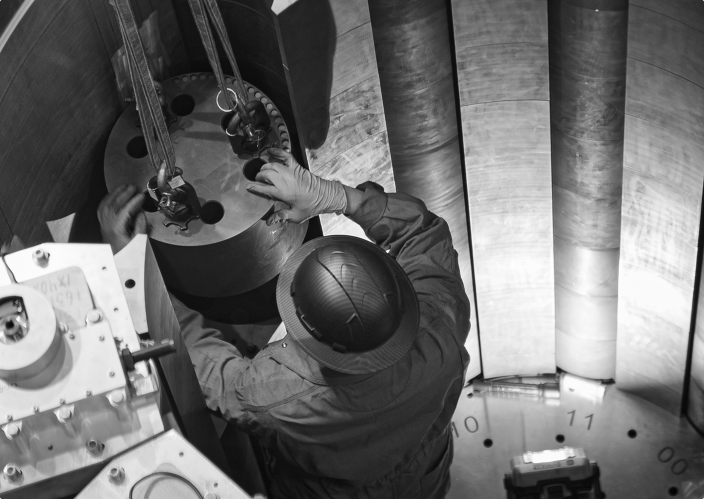
#> input picture src/lib/assets/images/article/article-inline.jpg, 1408 x 998 px (shown at 1/2 size)
$ python trace-line-drawing.py ../src/lib/assets/images/article/article-inline.jpg out.png
#> lines starting #> are read from the running program, lines starting #| are printed output that depends on the picture; after the words box and inside, x2 and y2 are one past the last pixel; in counts of white or black regions, pixels touching at a corner belong together
#!/usr/bin/env python3
"""
Trace a line drawing (dark lines on white) into an SVG of stroked paths, so
it can be drawn on line by line (DrawSVG).

Fills would trace the outline of every line, twice; this traces their
centres instead: the lines are thresholded, thinned to one pixel
(Zhang-Suen), and the thinned pixels walked into polylines between their
ends and junctions, then simplified.

    python3 scripts/trace-line-drawing.py in.png out.svg [--threshold 225] [--scale 3] [--epsilon 0.7] [--min 3]
"""
import argparse
import cv2
import numpy as np


def thin(img):
    """Zhang-Suen thinning of a 0/1 image."""
    img = img.copy().astype(np.uint8)
    while True:
        changed = False
        for step in (0, 1):
            p = np.pad(img, 1)
            # Neighbours P2..P9, clockwise from north.
            n = [p[:-2, 1:-1], p[:-2, 2:], p[1:-1, 2:], p[2:, 2:], p[2:, 1:-1], p[2:, :-2], p[1:-1, :-2], p[:-2, :-2]]
            b = sum(x.astype(np.int32) for x in n)
            a = sum(((n[i] == 0) & (n[(i + 1) % 8] == 1)).astype(np.int32) for i in range(8))
            if step == 0:
                c = (n[0] * n[2] * n[4] == 0) & (n[2] * n[4] * n[6] == 0)
            else:
                c = (n[0] * n[2] * n[6] == 0) & (n[0] * n[4] * n[6] == 0)
            m = (img == 1) & (b >= 2) & (b <= 6) & (a == 1) & c
            if m.any():
                img[m] = 0
                changed = True
        if not changed:
            return img


OFFSETS = [(-1, 0), (-1, 1), (0, 1), (1, 1), (1, 0), (1, -1), (0, -1), (-1, -1)]


def trace(skel):
    """Walk the one-pixel lines into polylines of (x, y)."""
    h, w = skel.shape
    on = set(zip(*np.nonzero(skel)))

    def neighbours(p):
        # A diagonal step that a two-step corner already covers is dropped:
        # otherwise every corner of a line reads as a junction, and the
        # lines break into scraps there.
        y, x = p
        out = []
        for dy, dx in OFFSETS:
            q = (y + dy, x + dx)
            if q not in on:
                continue
            if dy and dx and ((y + dy, x) in on or (y, x + dx) in on):
                continue
            out.append(q)
        return out

    degree = {p: len(neighbours(p)) for p in on}
    nodes = {p for p, d in degree.items() if d != 2}
    seen = set()  # visited edges, as frozensets of two pixels
    lines = []

    def walk(start, nxt):
        path = [start, nxt]
        seen.add(frozenset((start, nxt)))
        prev, cur = start, nxt
        while cur not in nodes:
            step = [q for q in neighbours(cur) if q != prev and frozenset((cur, q)) not in seen]
            if not step:
                break
            prev, cur = cur, step[0]
            seen.add(frozenset((prev, cur)))
            path.append(cur)
            if cur == start:
                break
        return path

    for n in nodes:
        for q in neighbours(n):
            if frozenset((n, q)) not in seen:
                lines.append(walk(n, q))
    # Closed loops with no ends or junctions.
    for p in on:
        for q in neighbours(p):
            if frozenset((p, q)) not in seen:
                lines.append(walk(p, q))
    return [[(x, y) for y, x in line] for line in lines]


def main():
    ap = argparse.ArgumentParser()
    ap.add_argument('src')
    ap.add_argument('out')
    ap.add_argument('--threshold', type=int, default=225, help='Darker than this is line (0-255): faint grey lines count.')
    ap.add_argument('--long', type=float, default=0.08, help='Share of lines, longest first, drawn as outlines.')
    ap.add_argument('--medium', type=float, default=0.35, help='Share of lines, longest first, drawn by the end of the shapes pass.')
    ap.add_argument('--bands', type=int, nargs=3, default=[0, 32, 24], help='Bands across the sheet each pass is merged into.')
    ap.add_argument('--ink', type=float, default=0.45, help='Darkness that counts as full black (0-1).')
    ap.add_argument('--boost', type=float, default=3, help='How much faint lines are darkened before the threshold.')
    ap.add_argument('--scale', type=int, default=3, help='Upsample first, so hairlines thin cleanly.')
    ap.add_argument('--epsilon', type=float, default=0.7, help='Simplification tolerance, px.')
    ap.add_argument('--min', type=float, default=3, help='Drop lines shorter than this, px.')
    args = ap.parse_args()

    img = cv2.imread(args.src, cv2.IMREAD_UNCHANGED)
#> img is the input picture: shape (998, 1408, 3); min 1, max 255, mean 109.9
    if img.ndim == 3 and img.shape[2] == 4:
        # Transparent counts as paper.
        alpha = img[:, :, 3:4] / 255.0
        img = (img[:, :, :3] * alpha + 255 * (1 - alpha)).astype(np.uint8)
    gray = cv2.cvtColor(img, cv2.COLOR_BGR2GRAY) if img.ndim == 3 else img
    h, w = gray.shape
#> h = 998; w = 1408
    k = args.scale
    # Faint hairlines are paler than the threshold once antialiased: darken
    # every line by its local contrast first (a black top-hat), so the pale
    # ones count as well as the dark ones.
    contrast = cv2.morphologyEx(255 - gray, cv2.MORPH_TOPHAT, np.ones((7, 7), np.uint8))
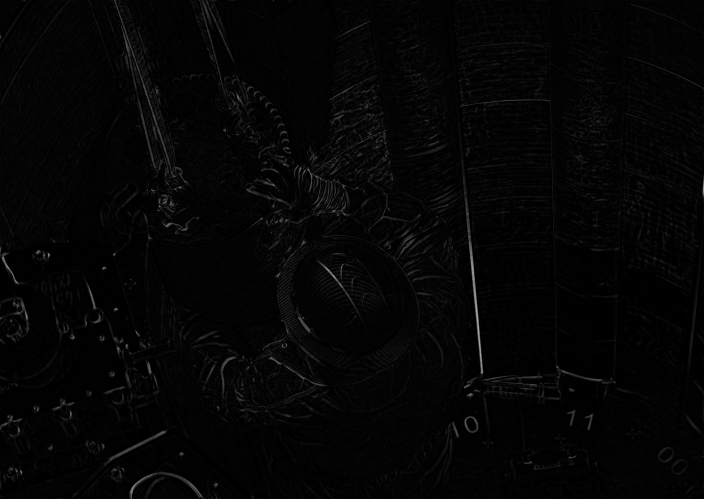
#> contrast: shape (998, 1408) (shown at 1/2 size); min 0, max 176, mean 4.6
    original = gray.copy()
    gray = np.clip(255 - contrast.astype(np.int32) * args.boost, 0, 255).astype(np.uint8)
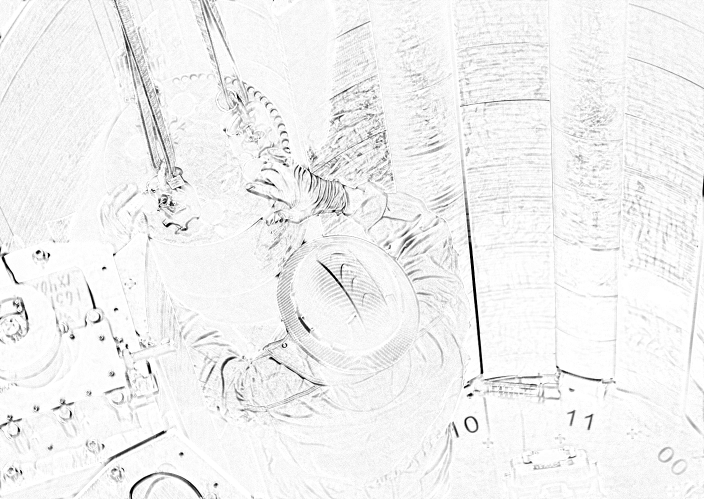
#> gray: shape (998, 1408) (shown at 1/2 size); min 0, max 255, mean 241.3
    big = cv2.resize(gray, (w * k, h * k), interpolation=cv2.INTER_CUBIC)
    lines = trace(thin((big < args.threshold).astype(np.uint8)))
#> in thin, `img = img.copy().astype(np.uint8)`:
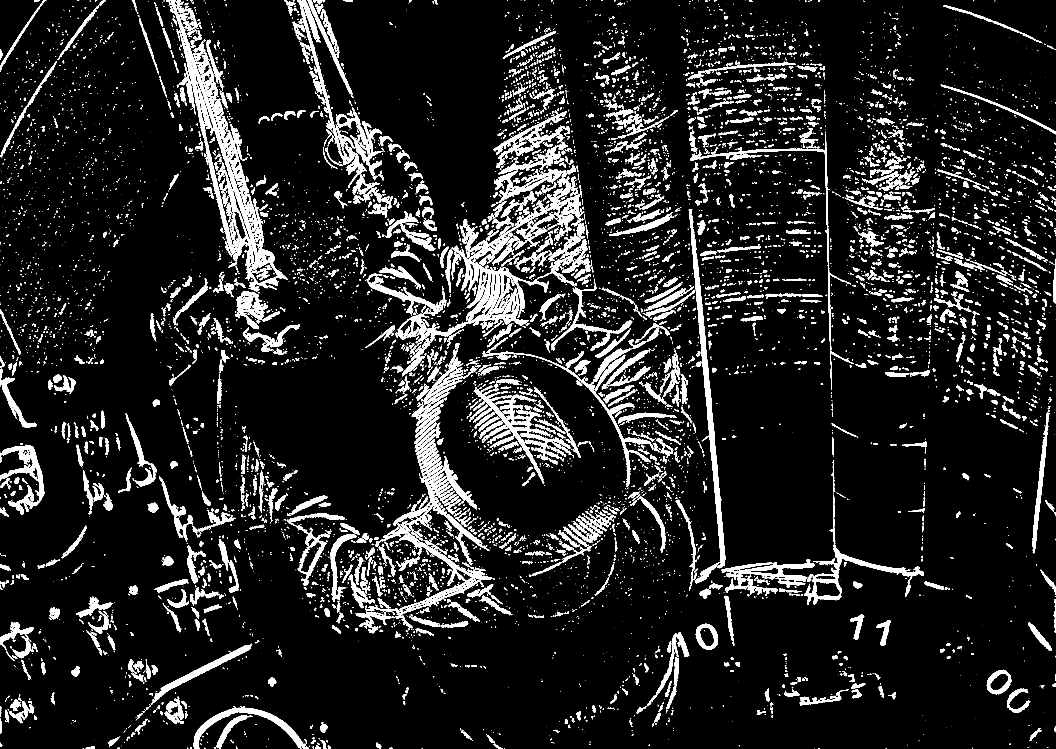
#> img: shape (2994, 4224) (shown at 1/4 size); values 0 (black) and 1 (white), 10% white; 9466 white regions (5770 under 20 px), largest, box (x1, y1, x2, y2) and area: (1626, 675, 2327, 1366) 79748, (676, 0, 1152, 1166) 72081, (1501, 1825, 1969, 2453) 38947
#> after the loop in thin, `while True:`:
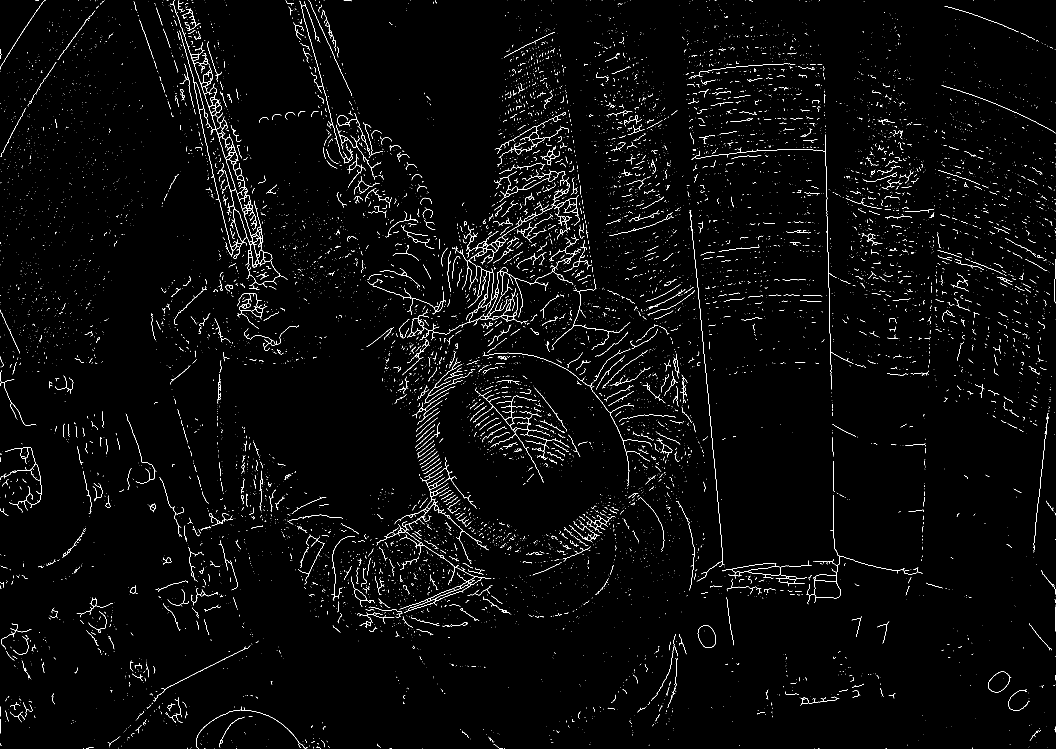
#> img: shape (2994, 4224) (shown at 1/4 size); values 0 (black) and 1 (white), 1.2% white in thin lines or dots
#> in trace, `h, w = skel.shape`: h = 2994; w = 4224
#> in trace, `on = set(zip(*np.nonzero(skel)))`: on = 152955 items
#> after the loop in neighbours, `for dy, dx in OFFSETS:`: out = [(1156, 2692), (1157, 2690)]
#> the loop in neighbours (call 2), `for dy, dx in OFFSETS:` made 8 passes
#> q on passes 1 to 8: (867, 2588), (867, 2589), (868, 2589), (869, 2589), (869, 2588), (869, 2587), (868, 2587), (867, 2587)
#> in trace, `degree = {p: len(neighbours(p)) for p in on}`: degree = 152955 items
#> in trace, `nodes = {p for p, d in degree.items() if d != 2}`: nodes = 19472 items
#> in walk, `path = [start, nxt]`: path = [(2138, 2378), (2137, 2378)]
#> in walk, `prev, cur = start, nxt`: prev = (2138, 2378); cur = (2137, 2378)
#> the loop in walk, `while cur not in nodes:` made 19 passes
#> cur on passes 1 to 12: (2136, 2377), (2135, 2377), (2134, 2377), (2133, 2377), (2132, 2377), (2132, 2376), (2131, 2375), (2131, 2374), (2131, 2373), (2131, 2372), (2131, 2371), (2131, 2370)
#> after the loop in walk, `while cur not in nodes:`: path = 21 items, first 6: (2138, 2378), (2137, 2378), (2136, 2377), (2135, 2377), (2134, 2377), (2133, 2377); seen = 20 items

    # How dark the original is along a line: each point's darkest pixel
    # close by (the centre of the antialiased stroke), averaged.
    dark = 255 - cv2.erode(original, np.ones((3, 3), np.uint8))
    levels = np.array([0.3, 0.45, 0.6, 0.8, 1.0])

    def ink(pts):
        xs = np.clip(pts[:, 0].round().astype(int), 0, w - 1)
        ys = np.clip(pts[:, 1].round().astype(int), 0, h - 1)
        v = dark[ys, xs].mean() / 255 / args.ink
        return float(levels[np.abs(levels - min(1.0, v)).argmin()])

    paths = []
    for line in lines:
        pts = np.array(line, dtype=np.float32).reshape(-1, 1, 2) / k
        length = cv2.arcLength(pts, False)
        if length < args.min:
            continue
        simple = cv2.approxPolyDP(pts, args.epsilon, False).reshape(-1, 2)
        d = 'M' + 'L'.join(f'{x:.1f} {y:.1f}'.replace('.0 ', ' ').removesuffix('.0') for x, y in simple)
        paths.append({'d': d, 'ink': ink(pts.reshape(-1, 2)), 'length': length, 'x': float(simple[:, 0].min()), 'y': float(simple[:, 1].min())})

    # Three passes, as a draughtsman works: the longest lines (outlines),
    # the middling ones (the shapes they frame), the short ones (details).
    lengths = sorted((p['length'] for p in paths), reverse=True)
    long_cut = lengths[int(len(lengths) * args.long)]
    medium_cut = lengths[int(len(lengths) * args.medium)]
    for p in paths:
        p['pass'] = 0 if p['length'] >= long_cut else 1 if p['length'] >= medium_cut else 2

    # Thousands of separate strokes are slow to animate and to paint, so the
    # shapes and details are merged into compound strokes: one per pass,
    # tone and band of the sheet, its pieces top to bottom. Drawn on, a
    # compound stroke draws its pieces one after another. The outlines stay
    # one stroke each.
    bands = args.bands
    groups = {}
    for p in paths:
        key = (p['pass'], p['ink'], 0 if p['pass'] == 0 else int(p['x'] / w * bands[p['pass']]), id(p) if p['pass'] == 0 else 0)
        groups.setdefault(key, []).append(p)
    out = []
    for (pss, o, _, _), members in groups.items():
        members.sort(key=lambda p: (p['y'], p['x']))
        out.append({'pass': pss, 'ink': o, 'x': min(p['x'] for p in members), 'd': ''.join(p['d'] for p in members)})
    # Left to right reads as a sweep.
    out.sort(key=lambda p: (p['pass'], p['x']))

    with open(args.out, 'w') as f:
        f.write(f'<svg xmlns="http://www.w3.org/2000/svg" viewBox="0 0 {w} {h}" fill="none" stroke="currentColor" stroke-linecap="round" stroke-linejoin="round">\n')
        for p in out:
            # Its ink as an opacity of currentColor, in steps, so the
            # drawing keeps its dark outlines and pale construction lines.
            # The pass is written on it, so nothing needs measuring to draw it.
            op = '' if p['ink'] >= 0.95 else f' stroke-opacity="{p["ink"]:.2f}"'
            f.write(f'<path data-pass="{p["pass"]}" d="{p["d"]}"{op}/>\n')
        f.write('</svg>\n')
    counts = [sum(1 for p in out if p['pass'] == i) for i in range(3)]
    print(f'{len(paths)} lines in {len(out)} strokes (outlines {counts[0]}, shapes {counts[1]}, details {counts[2]}), {w}x{h}')


if __name__ == '__main__':
    main()
